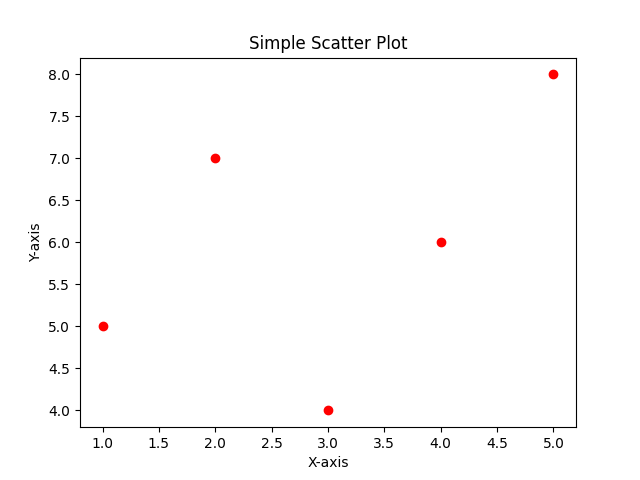

Here is the Python script that generated this plot:
import matplotlib.pyplot as plt
x = [1, 2, 3, 4, 5]
y = [5, 7, 4, 6, 8]
plt.scatter(x, y, color='red', marker='o')
plt.title("Simple Scatter Plot")
plt.xlabel("X-axis")
plt.ylabel("Y-axis")
plt.show()
